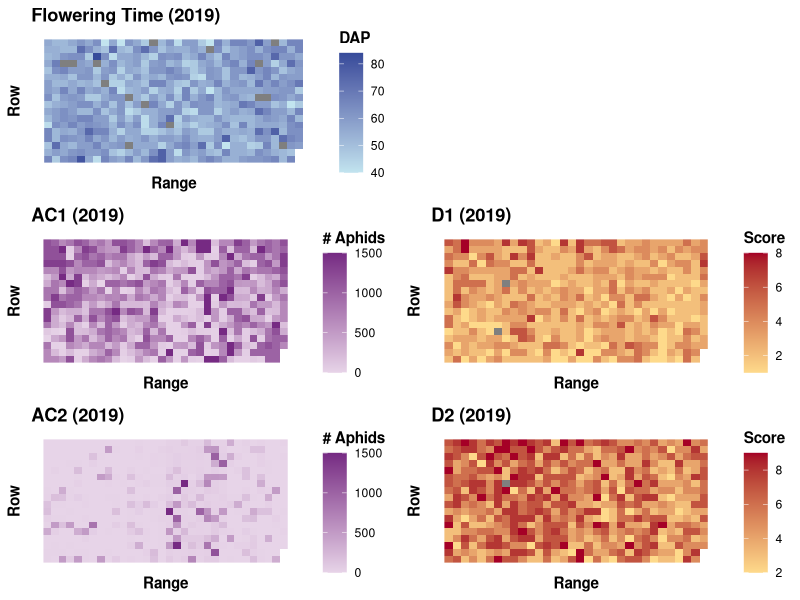
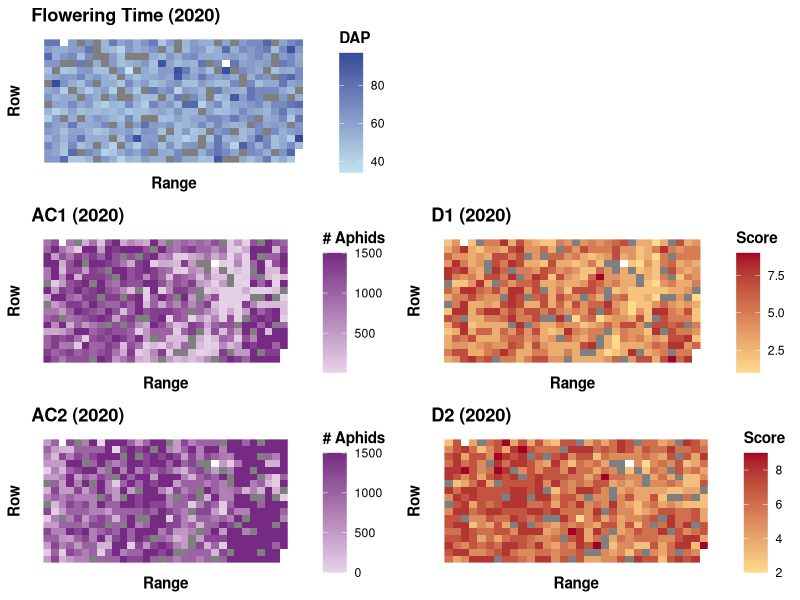

Reproduce these figures in R, in order.
#! /usr/bin/Rscript

library(tidyr)
library(dplyr)
library(ggplot2)
library(grid)
library(gridExtra)

setwd("~/Documents/Papers/1_Submitted/PUNNURI_Sorghum Aphid Resistance/GWAS_github/publication_figures/")
#setwd("C:/Users/jgwall/Desktop/FieldHeatmaps")
map2019=read.csv("FieldData/2019_map.csv", check.names=FALSE, colClasses="character")
map2020=read.csv("FieldData/2020_map.csv", check.names=FALSE, colClasses="character")
entries2019=read.csv("FieldData/2019_entry_list.csv", colClasses="character")
entries2020=read.csv("FieldData/2020_entry_list.csv", colClasses="character")
phenos=read.csv("FieldData/aphid damage and other Field data.csv", colClasses="character", check.names=FALSE)

# Convert map to long
names(map2019)[1]=names(map2020)[1]= "range"
layout2019 = pivot_longer(map2019, cols=names(map2019)[-1], names_to="row", values_to="plot")
layout2020 = pivot_longer(map2020, cols=names(map2020)[-1], names_to="row", values_to="plot")

# Merge into one data frame
## 2019
phenos$key=paste(phenos$PI, phenos$Rep, sep="_")
field2019 = entries2019 %>%
  mutate(key=paste(PI.Number, Rep, sep="_")) %>%
  inner_join(layout2019, by=c("X2019.Field"="plot")) %>%
  inner_join(phenos, by="key")
## 2020
field2020 = entries2020 %>%
  mutate(key=paste(PI, Rep, sep="_")) %>%
  inner_join(layout2020, by=c("X2020.Field" = "plot")) %>%
  inner_join(phenos, by="key")


# Helper function to make each plot identically
make_plot=function(myfield, pheno, name, legend_label, lowcolor, highcolor){
  mydata= myfield[,c("row", "range", pheno)] %>%
    mutate_all(as.numeric)
  names(mydata)[3] = "pheno"
  
  myplot = ggplot(mydata) +
    aes(x=range, y=row, fill=pheno) +
    geom_raster() +
    ggtitle(name) +
    labs(x="Range", y="Row", fill=legend_label) +
    scale_fill_gradient(low=lowcolor, high=highcolor) +
    theme(axis.text=element_blank(), axis.ticks=element_blank(), 
          panel.background = element_blank(), title=element_text(face="bold"))
}

# Define colors; thanks to Paul Tol's notes on color schemes
blue_low="#C2E4EF"
blue_high="#364B9A"
red_low="#FEDA8B"
red_high="#A50026"
purp_low="#E7D4E8"
purp_high="#762A83"

# Make plots - 2019
flower.19=make_plot(field2019, "2019_Flowering", "Flowering Time (2019)", "DAP", blue_low, blue_high)
count1.19=make_plot(field2019, "AV.AC_Aug14_2019", "AC1 (2019)", "# Aphids", purp_low, purp_high)
count2.19=make_plot(field2019, "AV.AC_Aug_28_2019", "AC2 (2019)", "# Aphids", purp_low, purp_high)
d1.19=make_plot(field2019, "2019D1", "D1 (2019)", "Score", red_low, red_high)
d2.19=make_plot(field2019, "2019D2", "D2 (2019)", "Score", red_low, red_high)

# Export- 2019
png("Figure - Field Heatmaps 2019.png", width=8, height=6, units="in", res=300)
  blank = grid.rect(gp=gpar(col="white"))
  grid.arrange(flower.19, blank, count1.19, d1.19, count2.19, d2.19, ncol=2)
dev.off()

# Make plots - 2020
flower.20=make_plot(field2020, "2020_Flowering", "Flowering Time (2020)", "DAP", blue_low, blue_high)
count1.20=make_plot(field2020, "AV.AC_Aug11-2020", "AC1 (2020)", "# Aphids", purp_low, purp_high)
count2.20=make_plot(field2020, "AV.AC_Aug18-2020", "AC2 (2020)", "# Aphids", purp_low, purp_high)
d1.20=make_plot(field2020, "2020D1", "D1 (2020)", "Score", red_low, red_high)
d2.20=make_plot(field2020, "2020D2", "D2 (2020)", "Score", red_low, red_high)

# Export- 2020
png("Figure - Field Heatmaps 2020.png", width=8, height=6, units="in", res=300)
  blank = grid.rect(gp=gpar(col="white"))
  grid.arrange(flower.20, blank, count1.20, d1.20, count2.20, d2.20, ncol=2)
dev.off()